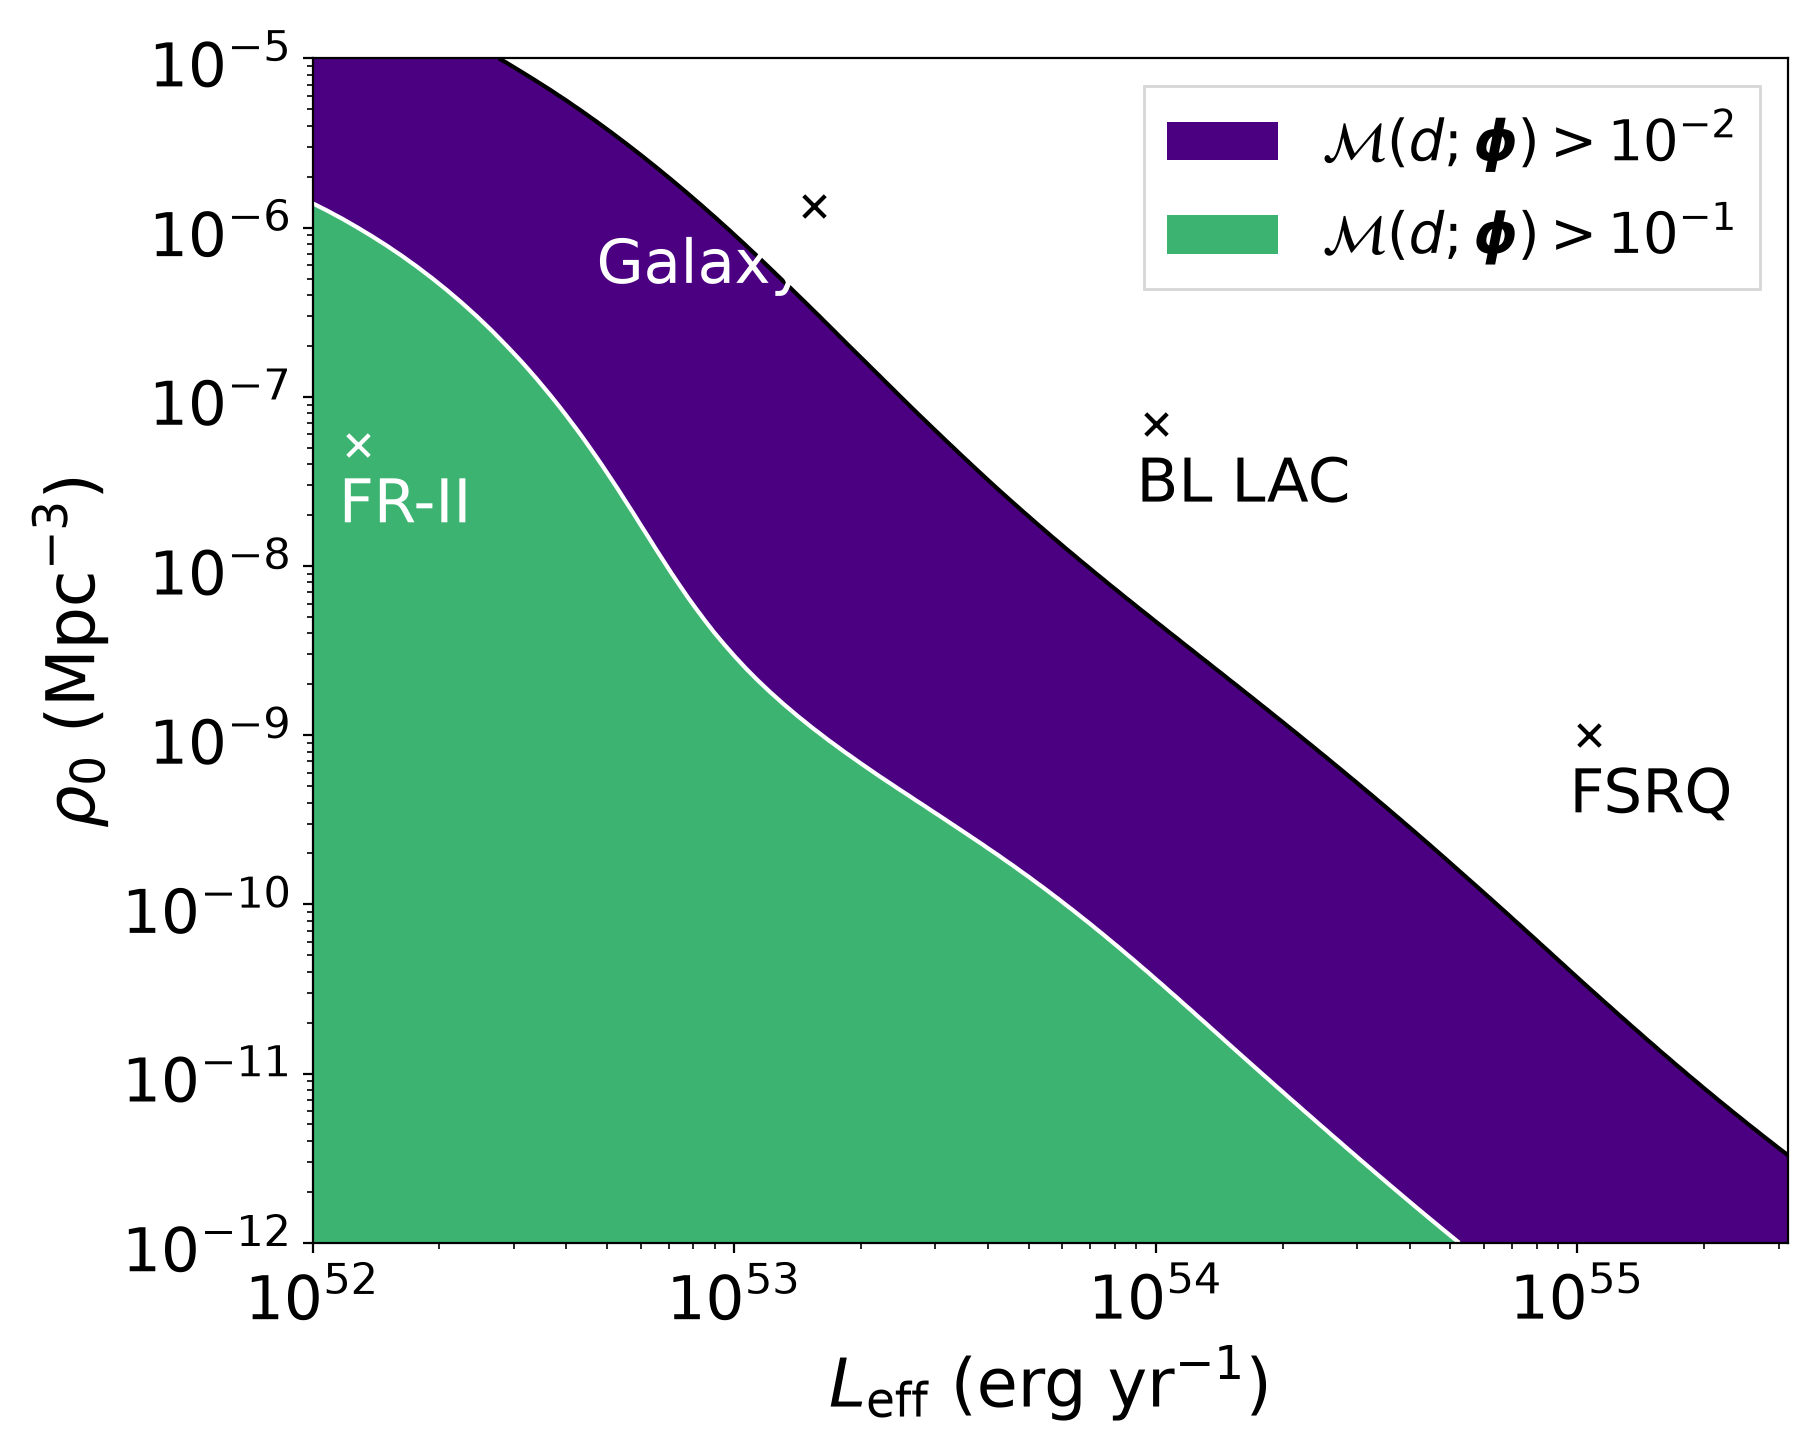

The script that saved this image:
#!/usr/bin/env python
"""Regenerate Figure 10 of "A Search for Neutrino Point-source Populations in
7 yr of IceCube Data with Neutrino-count Statistics" (IceCube Collaboration,
ApJ 893 (2020) 102, arXiv:1909.08623) from the public 7-year point-source
posterior data release (doi:10.21234/dtrs-e557).

Every input is read out of the *running clio-core runtime* via cte_ice
(no downloads, no local copy of the release): the manifest, the HDF5 root
attributes (priors + units), the Isotropic table attributes (evidences) and
samples, and the release's own example.py / readme.txt.  All Figure-10 plot
parameters (axis limits, grid size, the L_eff/rho_0 -> F_b/A conversion
offsets, the fixed n1/n2, the 0.5/0.5 model prior, the contour levels and
labels, the two example models and the four electromagnetic standard-candle
points) are parsed out of example.py as read from clio-core.

Method (identical to the release's example.py, "Reproduce Fig. 10"):
  * the Isotropic posterior samples (ln_A, ln_Fb, n1, n2) are turned into a
    4-D scipy gaussian_kde (Scott's rule);
  * prior = prior_ln_A * prior_ln_Fb * prior_n1 * prior_n2  (root attributes);
  * at a model point theta:  ln p(d|theta,NP) = NP_log_evidence
    + kde.logpdf(theta) - ln(prior)          [Bayes' theorem on the evidence]
  * ln B_{NP/P}(theta) = ln p(d|theta,NP) - P_log_evidence
  * ln M(d;phi) = ln p(d|theta,NP) + ln(pi_NP)
                  - logaddexp(P_log_evidence + ln(pi_P),
                               NP_log_evidence + ln(pi_NP)),   pi_P = pi_NP = 0.5
  * the standard-candle grid maps (L_eff, rho_0) -> (ln_Fb, ln_A) through the
    FIRESONG-derived offsets parsed from example.py
    (log10 Fb = log10 L_eff - 65, log10 A = log10 rho0 + 25), n1 = 1.9, n2 = -2.

Run:
    source ./clio_env.sh
    /tmp/claude-36126/-home-hyoklee-aurora/7e1b65af-7054-4a75-8def-00dce7042087/scratchpad/venv/bin/python fig10.py
(If CLIO_SERVER_CONF is unset, the script re-execs itself under
 `bash -c 'source ./clio_env.sh && exec <python> fig10.py'`.)

Outputs: fig10.png next to this script; on stdout the log Bayes factors of the
two example models, grid statistics, and the clio-core read timings.
"""

import hashlib
import os
import re
import sys
import time

_HERE = os.path.dirname(os.path.abspath(__file__))

# --- bootstrap the clio-core client environment (see clio_env.sh) -----------
if "CLIO_SERVER_CONF" not in os.environ:
    env_sh = os.path.join(_HERE, "clio_env.sh")
    if not os.path.isfile(env_sh):
        sys.exit("clio_env.sh not found at %s\n"
                 "Run me as:  source ./clio_env.sh && <venv python> fig10.py" % env_sh)
    os.execve("/bin/bash",
              ["bash", "-c", 'source "%s" && exec "%s" "%s"'
               % (env_sh, sys.executable, os.path.abspath(__file__))],
              dict(os.environ))

import numpy as np
import scipy.stats
import matplotlib
matplotlib.use("Agg")
import matplotlib as mpl
import matplotlib.pyplot as plt

import cte_ice as ci

TIMINGS = {}


def timed(key, fn):
    t0 = time.perf_counter()
    out = fn()
    TIMINGS[key] = time.perf_counter() - t0
    return out


def log(*a):
    print(*a, flush=True)


# ============================ read from clio-core ============================
log("== reading the IceCube 7-yr posterior release from clio-core ==")
rows = timed("manifest()", ci.manifest)
h5row = [r for r in rows if r["path"].endswith("/posterior.h5")][0]
Z = h5row["tag"][: -len("/posterior.h5")]
H5 = Z + "/posterior.h5"
TEMPLATE = "Isotropic"  # the template the release's example.py uses for Fig. 10
log("zip tag prefix : %s" % Z)
log("posterior.h5   : tag %s (%d bytes in clio-core)" % (H5, h5row["size"]))

root_attrs = timed("read_attributes(posterior.h5 root)",
                   lambda: ci.read_attributes(H5))
tab_attrs = timed("read_attributes(%s)" % TEMPLATE,
                  lambda: ci.read_attributes(H5 + "/" + TEMPLATE))
samples = timed("read_table(%s)" % TEMPLATE,
                lambda: ci.read_table(H5 + "/" + TEMPLATE))
example_src = timed("read_text(example.py)", lambda: ci.read_text(Z + "/example.py"))
readme_src = timed("read_text(readme.txt)", lambda: ci.read_text(Z + "/readme.txt"))

assert samples.shape[0] == tab_attrs["NROWS"], (samples.shape, tab_attrs["NROWS"])
log("Isotropic table: %d rows, fields %s" % (samples.shape[0], samples.dtype.names))
log("units: ln_A [%s], ln_Fb [%s], n1/n2 [%s]/[%s]"
    % (root_attrs["units_ln_A"], root_attrs["units_ln_Fb"],
       root_attrs["units_n1"], root_attrs["units_n2"]))
log("prior densities: ln_A=%.9g ln_Fb=%.9g n1=%.9g n2=%.9g"
    % (root_attrs["prior_ln_A"], root_attrs["prior_ln_Fb"],
       root_attrs["prior_n1"], root_attrs["prior_n2"]))
log("evidences (%s): P_log_evidence=%.6f  NP_log_evidence=%.6f  -> integrated "
    "ln B_NP/P = %.6f" % (TEMPLATE, tab_attrs["P_log_evidence"],
                          tab_attrs["NP_log_evidence"],
                          tab_attrs["NP_log_evidence"] - tab_attrs["P_log_evidence"]))
log("example.py read from clio-core: %d chars, sha256=%s"
    % (len(example_src), hashlib.sha256(example_src.encode()).hexdigest()[:16]))

# ------------- parse the Fig-10 parameters out of example.py ----------------

def _num(expr):
    """Evaluate a numeric literal expression from example.py (np allowed)."""
    return eval(expr, {"__builtins__": {}}, {"np": np, "log": np.log})


def grab(pattern, text, flags=re.S):
    m = re.search(pattern, text, flags)
    assert m, "could not parse %r from the release's example.py" % pattern
    return m


_raw = example_src
_fig10 = _raw[_raw.index("Reproduce Fig. 10"):]      # the Fig-10 section of example.py

Leff_lims = np.array(_num("[" + grab(r"Leff_lims\s*=\s*np\.array\(\[(.*?)\]\)", _fig10).group(1) + "]"), float)
rho0_lims = np.array(_num("[" + grab(r"rho0_lims\s*=\s*np\.array\(\[(.*?)\]\)", _fig10).group(1) + "]"), float)
n_grid = int(grab(r"num=(\d+)", _fig10).group(1))
d_log10Fb = _num("(" + grab(r"log10_Fb_points\s*=\s*log10_Leff_points\s*\+\s*\((.*?)\)", _fig10).group(1) + ")")
d_log10A = _num("(" + grab(r"log10_A_points\s*=\s*log10_rho0_points\s*\+\s*\((.*?)\)", _fig10).group(1) + ")")
_candle_lit = grab(r"candle_points_rho0,\s*candle_points_Leff\s*=\s*np\.array\((.*?)\)\.T", _fig10).group(1)
candles = np.array(_num("(" + re.sub(r"#[^\n]*", "", _candle_lit) + ")")).T
cont_levels = np.array(_num("[" + grab(r"cont_levels\s*=\s*\[(.*?)\]", _fig10).group(1) + "]"), float)
cont_level_labels = re.findall(r'''r?"((?:[^"\\]|\\.)*)"''',
                               grab(r"cont_level_labels\s*=\s*\[(.*?)\]", _fig10).group(1))
model_prior = float(grab(r"prior,\s*([0-9.]+)\)", _fig10).group(1))
ev_block = grab(r"posterior_evalpoints\s*=\s*np\.vstack\(\[(.*?)\]\)", _fig10).group(1)
n1_fix, n2_fix = [float(v) for v in
                  re.findall(r"(-?\d+(?:\.\d+)?)\s*\*\s*np\.ones\(N_evalpoints\)", ev_block)]

example_models = []
for m in re.findall(r"ln_A\s*=\s*np\.log\(([^)]*)\)\s*,\s*ln_Fb\s*=\s*np\.log\(([^)]*)\)"
                    r"\s*,\s*n1\s*=\s*([^,]+?)\s*,\s*n2\s*=\s*([^)]+?)\s*\)", _raw, re.S):
    example_models.append(dict(ln_A=_num("np.log(%s)" % m[0]),
                               ln_Fb=_num("np.log(%s)" % m[1]),
                               n1=float(m[2]), n2=float(m[3])))

log("\n== Fig-10 parameters parsed from the release's example.py ==")
log("log10 L_eff range %s, log10 rho0 range %s, %d x %d grid"
    % (Leff_lims, rho0_lims, n_grid, n_grid))
log("conversion: log10 Fb = log10 L_eff %+g ; log10 A = log10 rho0 %+g" % (d_log10Fb, d_log10A))
log("fixed n1=%.1f, n2=%.1f ; model prior pi_NP=%.1f ; contour levels (ln M) %s labels %s"
    % (n1_fix, n2_fix, model_prior, cont_levels, cont_level_labels))
log("standard candles (rho0 [Mpc^-3], L_eff [erg/yr]):\n%s" % candles)

# ================= posterior KDE, prior, Bayes factor, M ====================
sample_array = np.vstack([samples["ln_A"], samples["ln_Fb"],
                          samples["n1"], samples["n2"]])
t0 = time.perf_counter()
posterior_estimate = scipy.stats.gaussian_kde(sample_array)
TIMINGS["gaussian_kde build (%d samples)" % sample_array.shape[1]] = time.perf_counter() - t0

prior = float(root_attrs["prior_ln_A"] * root_attrs["prior_ln_Fb"]
              * root_attrs["prior_n1"] * root_attrs["prior_n2"])
LN_PRIOR = np.log(prior)
P_log_evidence = float(tab_attrs["P_log_evidence"])
NP_log_evidence = float(tab_attrs["NP_log_evidence"])
log("\nprior density (product) = %.9g ; ln prior = %.6f" % (prior, LN_PRIOR))


def logpdf(params, chunk=500):
    """kde.logpdf on a (4, m) array, evaluated in chunks to bound memory."""
    params = np.asarray(params, float)
    if params.ndim == 1:
        params = params[:, None]
    if params.shape[1] <= chunk:
        return posterior_estimate.logpdf(params)
    out = np.empty(params.shape[1])
    for i in range(0, params.shape[1], chunk):
        out[i:i + chunk] = posterior_estimate.logpdf(params[:, i:i + chunk])
    return out


def ln_model_evidence(params):
    # ln p(d|theta, NP) = ln Z_NP + ln p(theta|d) - ln p(theta)
    return NP_log_evidence + logpdf(params) - LN_PRIOR


def compute_bayes_factor(params):
    return ln_model_evidence(params) - P_log_evidence


def compute_M_factor(params, model_prior):
    ln_model_space = np.logaddexp(P_log_evidence + np.log(1.0 - model_prior),
                                  NP_log_evidence + np.log(model_prior))
    return ln_model_evidence(params) + np.log(model_prior) - ln_model_space


log("\n== log Bayes factors of the two example models in example.py ==")
for mp in example_models:
    pt = np.array([[mp["ln_A"]], [mp["ln_Fb"]], [mp["n1"]], [mp["n2"]]])
    ln_bf = compute_bayes_factor(pt)[0]
    log("model %s -> ln B_NP/P = %.6f" % (mp, ln_bf))

# ========================= standard-candle grid ==============================
log("\n== pointwise likelihood ratio over the standard-candle space ==")
log10_Leff_points = np.linspace(*Leff_lims, num=n_grid)
log10_rho0_points = np.linspace(*rho0_lims, num=n_grid)
log10_Fb_points = log10_Leff_points + d_log10Fb
log10_A_points = log10_rho0_points + d_log10A
ln_Fb_points = log10_Fb_points * np.log(10)
ln_A_points = log10_A_points * np.log(10)
ln_A_mesh, ln_Fb_mesh = np.meshgrid(ln_A_points, ln_Fb_points)
log10_rho0_mesh, log10_Leff_mesh = np.meshgrid(log10_rho0_points, log10_Leff_points)
N_eval = ln_A_mesh.size
eval_points = np.vstack([ln_A_mesh.ravel(), ln_Fb_mesh.ravel(),
                         n1_fix * np.ones(N_eval), n2_fix * np.ones(N_eval)])
t0 = time.perf_counter()
ln_M_mesh = compute_M_factor(eval_points, model_prior).reshape(ln_A_mesh.shape)
TIMINGS["ln M on the %d-point grid" % N_eval] = time.perf_counter() - t0

imax = np.unravel_index(int(np.argmax(ln_M_mesh)), ln_M_mesh.shape)
log("ln M over the grid: min %.3f, max %.3f at log10 L_eff=%.3f, log10 rho0=%.3f"
    % (ln_M_mesh.min(), ln_M_mesh.max(),
       log10_Leff_mesh[imax], log10_rho0_mesh[imax]))
for lev in cont_levels[:2]:
    log("grid fraction with ln M > %.4f  (M > 10^%d): %.4f"
        % (lev, int(round(lev / np.log(10))), float(np.mean(ln_M_mesh > lev))))

candle_points_rho0, candle_points_Leff = candles
log("M at the four electromagnetic standard candles (arXiv:1411.4385):")
for i, name in enumerate(["FSRQ", "BL LAC", "Galaxy Clusters", "FR-II"]):
    pt = np.array([[(np.log10(candle_points_rho0[i]) + d_log10A) * np.log(10)],
                   [(np.log10(candle_points_Leff[i]) + d_log10Fb) * np.log(10)],
                   [n1_fix], [n2_fix]])
    lnm = compute_M_factor(pt, model_prior)[0]
    log("  %-15s L_eff=%.4e erg/yr, rho0=%.4e Mpc^-3 -> ln M = %+.4f (M = %.3e)"
        % (name, candle_points_Leff[i], candle_points_rho0[i], lnm, np.exp(lnm)))

# ================================ plotting ===================================
log("\n== plotting fig10.png ==")
mpl.rcParams['figure.figsize'] = 10 / 1.1, 8 / 1.1
mpl.rcParams['xtick.labelsize'] = 22
mpl.rcParams['ytick.labelsize'] = 22
mpl.rcParams['axes.labelsize'] = 24
mpl.rcParams['legend.fontsize'] = 20
# The release's example.py uses plt.rc('text', usetex=True); this environment
# has no LaTeX, so mathtext is used instead (same-looking labels).
plt.rc('text', usetex=False)

fig, ax = plt.subplots()
ax.contour(10 ** log10_Leff_mesh, 10 ** log10_rho0_mesh, ln_M_mesh,
           levels=cont_levels, colors=['k', 'w', 'w'])
contf = ax.contourf(10 ** log10_Leff_mesh, 10 ** log10_rho0_mesh, ln_M_mesh,
                    levels=cont_levels, colors=['indigo', 'mediumseagreen', 'b'])
facecolors = contf.get_facecolor()  # one RGBA per filled region
proxy = [plt.Rectangle((0, 0), 1, 1, fc=fc) for fc in facecolors[:len(cont_level_labels) - 1]]
legend_labels = [r"$\mathcal{M}(d; \boldsymbol{\phi}) > " + lbl + r"$"
                 for lbl in cont_level_labels[:-1]]
ax.legend(proxy, legend_labels, loc=1, fancybox=False)

# Overplot the 4 electromagnetic standard-candle parameters (from example.py)
ax.scatter(candle_points_Leff[:-1], candle_points_rho0[:-1], marker="x", c='black', s=60)
ax.scatter(candle_points_Leff[-1], candle_points_rho0[-1], marker="x", c='white', s=60)
for i, txt in enumerate(["FSRQ", "BL LAC", "Galaxy Clusters", "FR-II"]):
    if txt == 'FSRQ':
        ax.annotate(txt, (candle_points_Leff[i] * 0.9, candle_points_rho0[i] * 0.35), fontsize=22)
    if txt == 'BL LAC':
        ax.annotate(txt, (candle_points_Leff[i] * 0.9, candle_points_rho0[i] * 0.35), fontsize=22)
    if txt == 'Galaxy Clusters':
        ax.annotate('Galaxy', (candle_points_Leff[i] * 0.305, candle_points_rho0[i] * 0.35),
                    fontsize=22, color='white')
        ax.annotate('Clusters', (candle_points_Leff[i] * 0.85, candle_points_rho0[i] * 0.34),
                    fontsize=22, color='white')
    if txt == 'FR-II':
        ax.annotate(txt, (candle_points_Leff[i] * 0.9, candle_points_rho0[i] * 0.35),
                    fontsize=22, color='white')

ax.set_xscale('log')
ax.set_yscale('log')
ax.set_xlim(*10.0 ** Leff_lims)
ax.set_ylim(*10.0 ** rho0_lims)
ax.set_ylabel(r"$\rho_0$ (Mpc$^{-3}$)")
ax.set_xlabel(r"$L_{\mathrm{eff}}$ (erg yr$^{-1}$)")
fig.tight_layout()
out_png = os.path.join(_HERE, "fig10.png")
fig.savefig(out_png, dpi=200)
plt.close(fig)
log("wrote %s" % out_png)

# ================================ timings ====================================
log("\n== timings ==")
tot = 0.0
for k, v in TIMINGS.items():
    log("  %-45s %8.3f s" % (k, v))
    tot += v
log("  %-45s %8.3f s" % ("TOTAL", tot))
